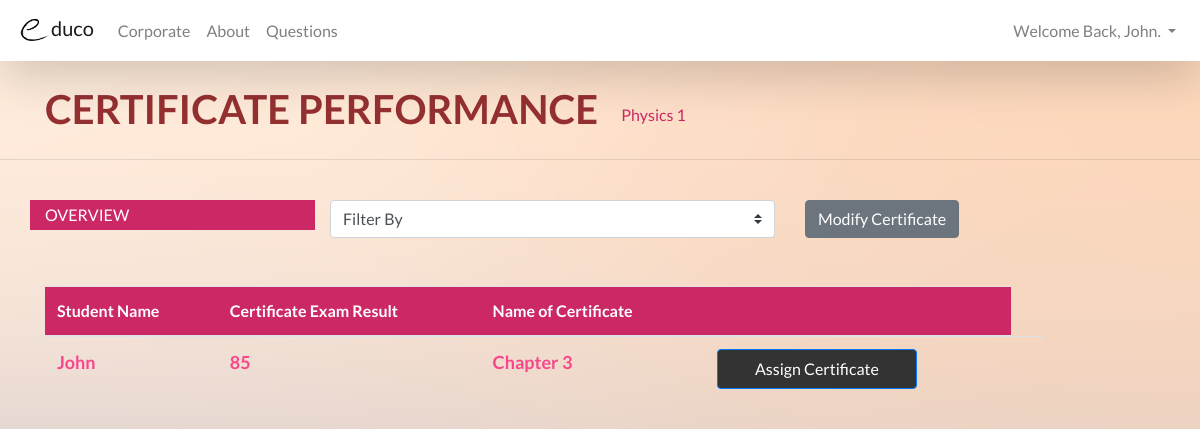
The page /website/corporate/corporate_certificate_performance.php?id=1 (signed in) on the database its author committed.
### tables this page shows
CREATE TABLE IF NOT EXISTS `certificate` (
  `Cert_No` int(10) NOT NULL AUTO_INCREMENT,
  `Corp_ID` int(10) NOT NULL,
  `Cert_File` varchar(255) NOT NULL,
  `Cert_Name` varchar(50) DEFAULT NULL,
  PRIMARY KEY (`Cert_No`)
);

CREATE TABLE IF NOT EXISTS `result` (
  `E_No` int(11) NOT NULL AUTO_INCREMENT,
  `U_ID` int(11) DEFAULT NULL,
  `Score` int(11) DEFAULT NULL,
  `E_Result` int(11) DEFAULT NULL,
  `Chapter` varchar(50) DEFAULT NULL,
  `StartTime` timestamp NULL DEFAULT NULL,
  `EndTime` timestamp NULL DEFAULT NULL,
  `Difficulty` varchar(50) DEFAULT NULL,
  PRIMARY KEY (`E_No`)
);

CREATE TABLE IF NOT EXISTS `users` (
  `U_ID` int(11) NOT NULL AUTO_INCREMENT,
  `Name` varchar(255) NOT NULL,
  `Email` varchar(255) NOT NULL,
  `Password` varchar(255) NOT NULL,
  `Contact_No` int(11) NOT NULL,
  `Role` varchar(255) NOT NULL,
  PRIMARY KEY (`U_ID`),
  UNIQUE KEY `Email` (`Email`)
);

### website/corporate/corporate_certificate_performance.php (the view, shortened to what this page needs)
<!DOCTYPE html>
<html>
<head>
<?php include($_SERVER["DOCUMENT_ROOT"].'/template/header.php'); ?>
</head>
<body>
<?php include($_SERVER["DOCUMENT_ROOT"].'/template/corporatenavbar.php'); ?>
<br/>
<div class="container">
  <div class="row">
    <div class="col-lg-10">
      <h4 class="float-left" style="font-size: 2.5em; color: #953031; font-weight: bold;">
      CERTIFICATE PERFORMANCE&nbsp;&nbsp;&nbsp;
      </h4>
      <p class="float-left" style="font-size: 1em; color: #CC2865; padding-top: 18px;float: left;">
      <?php
          $id = $_GET['id'];
          $conn = mysqli_connect('localhost','root','','educo');
          $sql = "SELECT Cert_Name FROM certificate WHERE Cert_No = '$id'";
          $result = mysqli_query($conn, $sql);
          while($row = mysqli_fetch_array($result))
          {
            echo "<td>" . $row['Cert_Name'] . "</td>";
          }
        ?>
      </p>
    </div>
  </div>
</div>
<hr/><br/>
<div class="container">
  <div class="row">
    <div class="col-sm-3" style="background-color: #CC2865; color: white; text-align: center; padding-top: 3px; height: 30px;">
      <p class="float-left">OVERVIEW</p>
    </div>
    <div class="col-sm-5">
      <select class="custom-select" id="inputGroupSelect01">
        <option selected disabled>Filter By</option>
      </select>
    </div>
    <div class="col-sm-2">
    <button type="submit" class="btn btn-secondary" data-toggle="modal" data-target="#modifycert">Modify Certificate</button>
  </div>
  </div>
<br/><br/>
<table class="table table-hover" style="width: 90%;">
  <thead>
    <tr style="background-color: #CC2865; color: white;">
      <th>Student Name</th>
      <th>Certificate Exam Result</th>
      <th>Name of Certificate</th>
      <th></th>
    </tr>
  </thead>
  <tbody style="color: #F7478A; font-size: 18px; font-weight: bold;">
<?php
$conn = mysqli_connect('localhost','root','','educo');
$sql = "SELECT Name,E_Result,Chapter FROM users U
        INNER JOIN result R ON U.U_ID = R.U_ID
        WHERE Difficulty = 'Lab' ";
$result = mysqli_query($conn, $sql);
while($row = mysqli_fetch_array($result))
{
  echo "<tr>";
  echo "<td>" . $row['Name'] . "</td>";
  echo "<td>" . $row['E_Result'] . "</td>";
  echo "<td>" . $row['Chapter'] . "</td>";
  echo "<td>";
  echo "<button class= 'btn btn-primary' style='width: 200px; height: 40px; color: white;
        background-color:#333333;' >Assign Certificate</button></td>";
  echo "<td>";
  echo "</tr>";
  }
  echo "</table>";
?>
</body>
</html>

### template/header.php (style rules this page uses)
body { font-family: 'Lato' !important; background-color: #FAFAFA !important; }

### website/corporate/corporate_certificate_performance.php (style rules this page uses)
body { background-image: url("/pictures/Corporate Background.png"); background-repeat: no-repeat; background-size: 100%; }

### rows shown on the page
certificate: Cert_Name "Physics 1"
result: U_ID.Name "John", E_Result "85", Chapter "Chapter 3"

### other values the page prints
$_SESSION['user'] "John"
